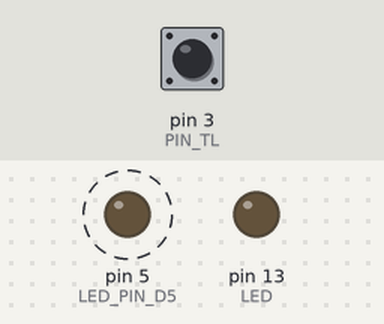
A sketch run on a simulated Arduino Uno, built with avr-gcc and run on an emulated ATmega328P. Parts: output pins drawn as LEDs (lit = HIGH). Dashed ring = blinking. The test bench sets the inputs (shaded band); at power-on: pin 3 (PIN_TL) HIGH.

Above: at 1.2 s.
1.3 s: pin 3 (PIN_TL) pulsed LOW 5 times (0.12 s each, 0.3 s apart)
At 2.75 s:
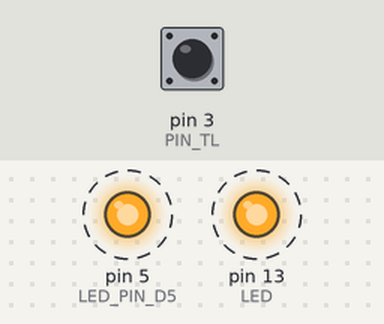
5.8 s: pin 3 (PIN_TL) pulsed LOW 5 times (0.12 s each, 0.3 s apart)
At 10.9 s:
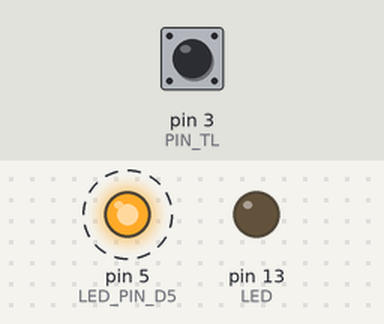
Timing chart, 0 to 16.3 s (numbered marks = the images above; inputs shaded):
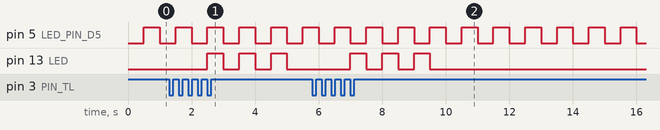

Measured:
- after the input at 1.3 s, pin 13 (LED): alternates HIGH for 0.50 s and LOW for 0.50 s, starting after 1.2 s
- after the input at 5.8 s, pin 13 (LED): alternates HIGH for 0.50 s and LOW for 0.50 s, 6 changes in all, then stays LOW, starting after 1.2 s
- by itself, pin 5 (LED_PIN_D5): alternates HIGH for 0.50 s and LOW for 0.50 s

The sketch:

3.ino
```cpp
/*Deklarujte prom. "citac" se vhodným datovým typem (min. použitelným), když obsahem proměnné budou čísla 0 až 100000.
Deklarujte prom. "frekvence" se vhodným datovým typem (min. použitelným), když obsahem proměnné budou čísla 1 až 20.
Vytvořte program, který bude pomocí časovače blikat LED připojenou na pin D5 frekvencí 1 Hz (střída 50 %).
Po stisku tlačítka se zvýší hodnota prom. "citac" o 1. Pokud bude hodnota prom.
"citac" násobkem 5 (prakticky po každém 5. stisku tl.), pomocí millis() 3x blikněte integrovanou LED frekvencí 2 Hz.
Pokud dojde k dlouhému stisku tlačítka (>500 ms), "citac" se nastaví na 0. Obsluhu tlačítka řešte ext. přerušením.
*/
#include <TimerOne.h>

unsigned long citac = 0;  // Minimální datový typ, který pokryje rozsah 0 až 100000
byte frekvence = 1;       // Minimální datový typ, který pokryje rozsah 1 až 20
int LED = LED_BUILTIN;
int LED_PIN_D5 = 5;  // LED na pinu D5
int PIN_TL = 3;      // Pin tlačítka
bool StavLed = LOW;
bool StavTl;
bool PredchoziStavTl = HIGH;
unsigned long PosledniZmenaTl = 0;
unsigned long CasStisku;
unsigned long DobaStisku;
unsigned long ZAKMIT = 20; // Ochrana proti zákmitům tlačítka
bool LedBlink = false;     // Indikátor pro blikání integrované LED
unsigned long posledniMillis = 0;
int blikCount = 0;

void setup() {
  pinMode(LED, OUTPUT);
  pinMode(LED_PIN_D5, OUTPUT);
  pinMode(PIN_TL, INPUT_PULLUP);
  Timer1.initialize(500000);  // Nastavení frekvence na 1 Hz (500ms perioda, 50% střída)
  Timer1.attachInterrupt(blinkLED);
  attachInterrupt(digitalPinToInterrupt(PIN_TL), ObsluhaTl, CHANGE);
  Serial.begin(9600);
}

void loop() {
}

void ObsluhaTl() {
  StavTl = digitalRead(PIN_TL);
  if (StavTl != PredchoziStavTl && millis() >= PosledniZmenaTl + ZAKMIT) {
    PredchoziStavTl = StavTl;
    PosledniZmenaTl = millis();

    if (StavTl == LOW) {
      citac++;
      CasStisku = millis();
      if (citac % 5 == 0) {
        LedBlink = true;
      }
    } else {
      DobaStisku = millis() - CasStisku;
      if (DobaStisku > 500) {
        citac = 0;
      }
    }
  }
}

void blinkLED() {
  // Přepínání stavu LED na pinu D5
  StavLed = !StavLed;
  digitalWrite(LED_PIN_D5, StavLed);

  // Blikání integrované LED
  if (LedBlink == true) {
    if (millis() - posledniMillis >= 250) {  // 2 Hz = 500 ms perioda, takže 250 ms na každý stav
      posledniMillis = millis();
      digitalWrite(LED, !digitalRead(LED));  // Přepnutí integrované LED
      blikCount++;
      if (blikCount >= 6) {  // 3 bliknutí (každý 2 Hz cyklus má 2 stavy)
        LedBlink = false;
        blikCount = 0;
        digitalWrite(LED, LOW);  // Vypnutí integrované LED po dokončení blikání
      }
    }
  }
}
```
